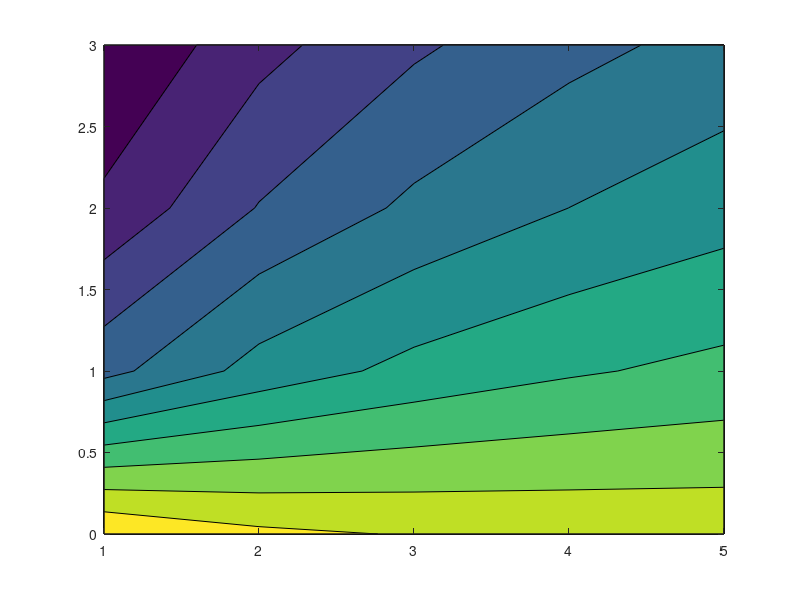

This figure's MATLAB source: (Note: this script raises an error after producing the figure.)
clear all;
close all;

OFn = zeros(5,12,4);
OFm = zeros(5,12,4);

for i = [1 2 3 4 5]
    for j = [4 6 8 10 12]
        for k = [0 1 2 3]
                MW(i,j,k+1) = 12.0*i+1.0*j+16.0*k;
                OFn(i,j,k+1) = 1.0*i+j/4.0-k/2.0;
                OFm(i,j,k+1) = OFn(i,j,k+1)*32.0/MW(i,j,k+1);
        end
    end
end

OFm_plot = zeros(4,5);

for o = [0 1 2 3]
    for c = [1 2 3 4 5]
        OFm_plot(o+1,c) = OFm(c,2*c+2,o+1);
        MW_plot(o+1,c) = MW(c,2*c+2,o+1);
    end
end

%enthalpy of formation of alkane oxygenates [kJ/mol]
h_fch4 = -74.87;
h_fch4o = -205.0;
% no data for ch4o2 (methandiol) or ch4o3
h_fc2h6 = -84.0;
h_fc2h6o = -234.0;
h_fc2h6o2 = -394.4;
% no data for c2h6o3
h_fc3h8 = -104.7;
h_fc3h8o = -256.0;
h_fc3h8o2 = -408.4;
h_fc3h8o3 = -577.9;
h_fc4h10 = -125.6;
h_fc4h10o = -277.0;
h_fc4h10o2 = -426.0;
% no data for c4h10o3
h_fc5h12 = -146.8;
h_fc5h12o = -298.0;
h_fc5h12o2 = -442.0;
% no data for c5h12o3

h_fco2 = -393.51;
h_fh2o = -241.83;
hf_fuels = [h_fch4 h_fc2h6 h_fc3h8 h_fc4h10 h_fc5h12; h_fch4o h_fc2h6o h_fc3h8o h_fc4h10o h_fc5h12o; NaN h_fc2h6o2 h_fc3h8o2 h_fc4h10o2 h_fc5h12o2];
nco2 = [1 2 3 4 5; 1 2 3 4 5; 1 2 3 4 5];
nh2o = (nco2.*2+2)./2;
deltaH = hf_fuels - nco2.*h_fco2 - nh2o.*h_fh2o;
LHV = deltaH./MW_plot(1:3,:);
%Assume kerosene is approx. C12H26
LHV_kerosene = 43.1;
OFm_kerosene = 18.5*32/(12.0*12+1.0*26);
%Assess single triol molecule with data (c3h8o3)
MW_c3h8o3 = 12.0*3 + 1.0*8 + 16.0*3;
deltaH_c3h8o3 = h_fc3h8o3 - 3.0*h_fco2 - 4*h_fh2o;
LHV_c3h8o3 = deltaH_c3h8o3/MW_c3h8o3;

%Relative increase/decrease in oxidizer mass for fixed energy content
%(relative to methane)
LHVratio = (1./LHV).*LHV(1,1);
LHVratio_kerosene = (1./LHV).*LHV_kerosene;
OFmratio = OFm_plot(1:3,:)./OFm_plot(1,1);
OFmratio_kerosene = OFm_plot(1:3,:)./OFm_kerosene;
RelOx = LHVratio.*OFmratio;
RelOx_kerosene = LHVratio_kerosene.*OFmratio_kerosene;
RelOx_c12h26 = (LHV(1,1)/LHV_kerosene)*(OFm_kerosene/OFm_plot(1,1));

fig = figure(1);
[C,h] = contourf([1 2 3 4 5], [0 1 2 3], OFm_plot(:,:));
h.LevelList = [0.25 0.5 0.75 1.0 1.25 1.5 1.75 2.0 2.25 2.5 2.75 3 3.25 3.5 3.75];
colormap(jet);
ax = gca;
ax.XTick = [1 2 3 4 5];
ax.YTick = [0 1 2 3];
xlabel('carbon number');
ylabel('oxygen count');
ax.FontSize = 14;
ax.LabelFontSizeMultiplier = 1.1;
cb = colorbar;
cb.Label.String = 'Stoich O/F Mixture Ratio';
cb.Label.FontSize = 14;
hold on;
x_sp1 = [1 1 1 1];
x_sp2 = x_sp1.*2;
x_sp3 = x_sp1.*3;
x_sp4 = x_sp1.*4;
x_sp5 = x_sp1*5;
x_sp = cat(2,x_sp1,x_sp2,x_sp3,x_sp4,x_sp5);
y_sp = repmat([0 1 2 3],1,5);
s = scatter(x_sp,y_sp);
s.MarkerFaceColor = [0.5 0.5 0.5];
s.MarkerEdgeColor = 'black';
s.LineWidth = 1.0;
s.SizeData = 50;
fig.OuterPosition = [200 200 700 500];
pbaspect([1 1 1]);

fig = figure(2);
[C,h] = contourf([1 2 3 4 5], [0 1 2], LHV(:,:));
colormap(jet);
ax = gca;
ax.XTick = [1 2 3 4 5];
ax.YTick = [0 1 2];
xlabel('carbon number');
ylabel('oxygen count');
ax.FontSize = 14;
ax.LabelFontSizeMultiplier = 1.1;
cb = colorbar;
cb.Label.String = 'LHV [kJ/kg]';
cb.Label.FontSize = 14;
fig.OuterPosition = [200 200 700 500];
pbaspect([1 1 1]);

fig = figure(3);
[C,h] = contourf([1 2 3 4 5], [0 1 2], RelOx(:,:));
colormap(jet);
ax = gca;
ax.XTick = [1 2 3 4 5];
ax.YTick = [0 1 2];
xlabel('carbon number');
ylabel('oxygen count');
ax.FontSize = 14;
ax.LabelFontSizeMultiplier = 1.1;
cb = colorbar;
cb.Label.String = {'Oxidizer Mass Needed Relative to CH_{4}','for fixed energy content'};
cb.Label.FontSize = 14;
fig.OuterPosition = [200 200 700 500];
pbaspect([1 1 1]);
hold on;
s = scatter([1 2 3 4 5 1 2 3 4 5 1 2 3 4 5],[0 0 0 0 0 1 1 1 1 1 2 2 2 2 2]);
s.MarkerFaceColor = [0.5 0.5 0.5];
s.MarkerEdgeColor = 'black';
s.LineWidth = 1.0;
s.SizeData = 50;

% figure(4)
% [C,h] = contourf([1 2 3 4 5], [0 1 2], RelOx_kerosene(:,:));
% colormap(jet);
% ax = gca;
% ax.XTick = [1 2 3 4 5];
% ax.YTick = [0 1 2];
% xlabel('carbon number');
% ylabel('oxygen count');
% ax.FontSize = 14;
% ax.LabelFontSizeMultiplier = 1.1;
% cb = colorbar;
% cb.Label.String = 'Oxidizer Mass Needed Relative to RP-1';
% cb.Label.FontSize = 14;